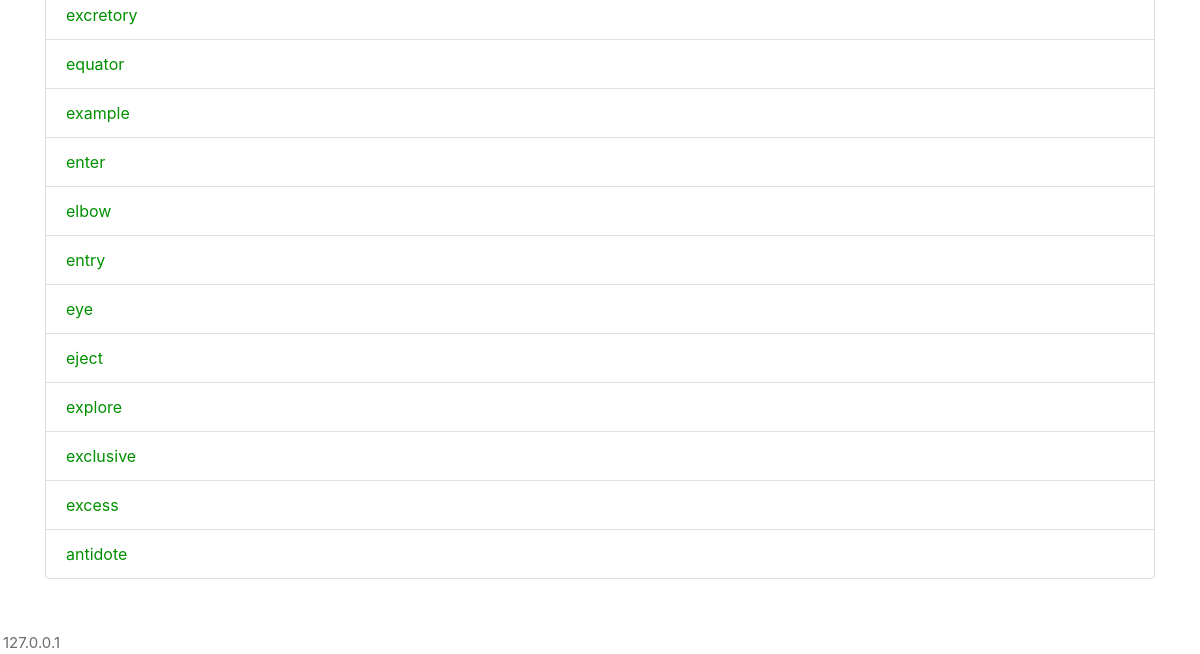
The page /wiki/ (lower part) on the database as committed earlier.
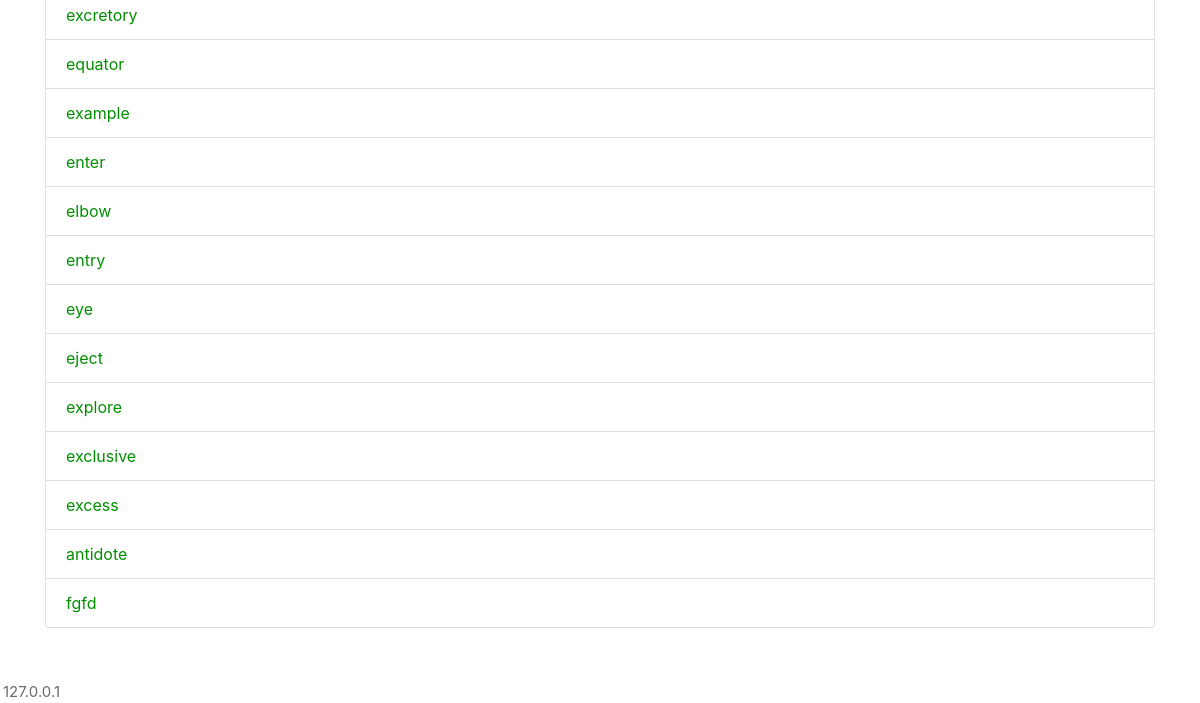
The same page on the database as committed later.
### wiki/models.py (models this page shows, shortened)
class Page(models.Model):
    title = models.CharField(max_length=64, primary_key=True)
    content = models.TextField()
    counter = models.IntegerField(default=0)

### wiki/views.py (the view)
# urls.py: path('', views.IndexView.as_view(), name='index'),
class IndexView(generic.ListView):
    template_name = 'wiki/index.html'
    context_object_name = 'pages'
    def get_queryset(self):
        return Page.objects.all()

### wiki/templates/wiki/index.html (shortened to what this page needs)
{% extends "wiki/base.html" %}
{% load static %}
{% block content %}
{% block contentTitle %}
<div class="container">
    {% if pages %}
    <ul class="list-group" id="listorder">
        {% for page in pages %}
        <li class="list-group-item"><a href="{% url 'wiki:detail' page.title %}">{{ page.title }}</a></li>
        {% endfor %}
    </ul>
    {% else %}
    <p>No pages are available.</p>
    {% endif %}
</div>
<div style="font-size: 15px; text-align: left; color: rgb(107, 107, 107); padding: 30px 0 0 3px;">
    {{request.META.HTTP_USER_AGENT}}<br>{{ request.META.REMOTE_ADDR}}
</div>
{% endblock %}
{% endblock content %}

Rows that differ between the two databases and show on the page:
added Page: title "fgfd"
